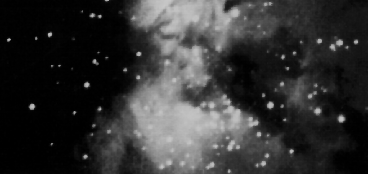
%> input picture Prácticas/Práctica 7/ngc4024m.tif, 368 x 174 px
$ octave Ejercicio_14g.m   (GNU Octave 9; MATLAB toolbox functions it lacks are replaced by stand-ins)
%> lines starting %> are read from the running program, lines starting %| are printed output that depends on the picture
I = imread('ngc4024m.tif');
%> I is the input picture: size 174x368 uint8; min 0, max 200, mean 50.9

figure, imshow(I);

se = strel('disk',3);
E = imerode(I,se);
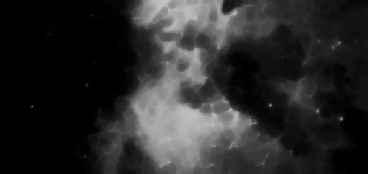
%> E: size 174x368 uint8; min 0, max 196, mean 41.9
D = imdilate(E,se);     % D = imtophot(I);

F = I - D;
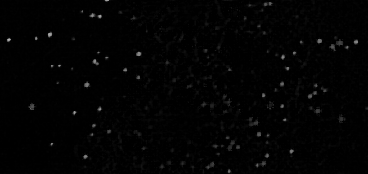
%> F: size 174x368 uint8; min 0, max 180, mean 2.7

figure, imshow(F);

$ run again, with Prácticas/Práctica 7/circuit.tif copied over Prácticas/Práctica 7/ngc4024m.tif
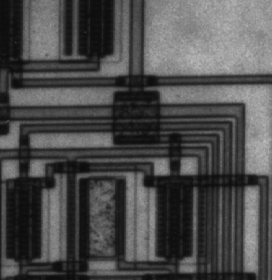
%> input picture Prácticas/Práctica 7/circuit.tif, 272 x 280 px
%> I is the input picture: size 280x272 uint8; min 12, max 191, mean 76.3
%> `E = imerode(I,se);`:
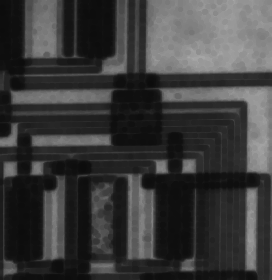
%> E: size 280x272 uint8; min 12, max 167, mean 59.9
%> `F = I - D;`:
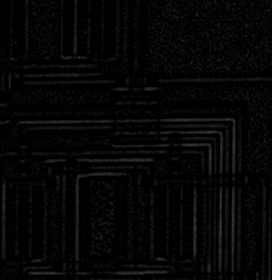
%> F: size 280x272 uint8; min 0, max 58, mean 5.4
